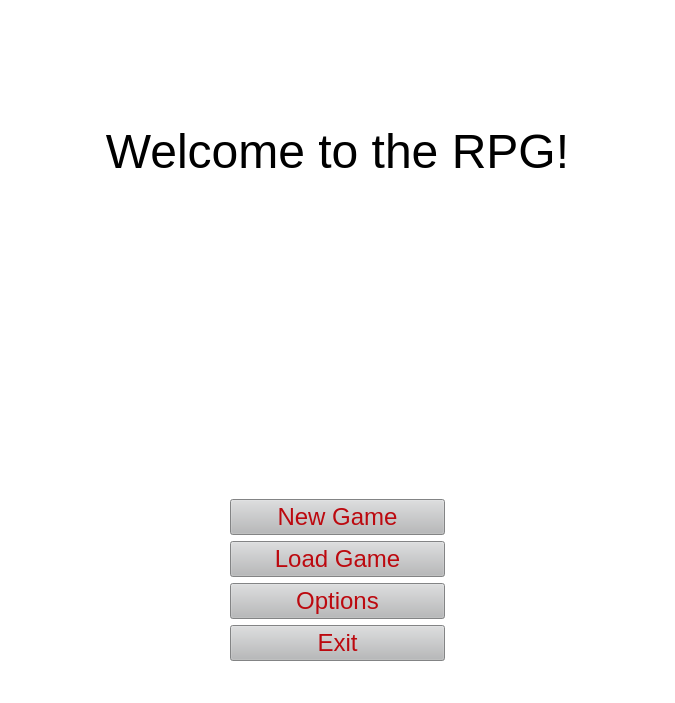
<?xml version="1.0" encoding="UTF-8"?>
<ui version="4.0">
 <class>MainWindow</class>
 <widget class="QMainWindow" name="MainWindow">
  <property name="geometry">
   <rect>
    <x>0</x>
    <y>0</y>
    <width>675</width>
    <height>703</height>
   </rect>
  </property>
  <property name="sizePolicy">
   <sizepolicy hsizetype="Preferred" vsizetype="Preferred">
    <horstretch>0</horstretch>
    <verstretch>0</verstretch>
   </sizepolicy>
  </property>
  <property name="windowTitle">
   <string>MainWindow</string>
  </property>
  <property name="styleSheet">
   <string notr="true">font: 24px;
background-color: white;</string>
  </property>
  <widget class="QWidget" name="centralwidget">
   <layout class="QGridLayout" name="gridLayout">
    <item row="1" column="1">
     <widget class="QPushButton" name="btnNewGame">
      <property name="styleSheet">
       <string notr="true">background-color: #b8b9ba;
color: #bc090f;</string>
      </property>
      <property name="text">
       <string>New Game</string>
      </property>
     </widget>
    </item>
    <item row="4" column="1">
     <widget class="QPushButton" name="btnExit">
      <property name="styleSheet">
       <string notr="true">background-color: #b8b9ba;
color: #bc090f;</string>
      </property>
      <property name="text">
       <string>Exit</string>
      </property>
     </widget>
    </item>
    <item row="2" column="1">
     <widget class="QPushButton" name="btnLoadGame">
      <property name="styleSheet">
       <string notr="true">background-color: #b8b9ba;
color: #bc090f;</string>
      </property>
      <property name="text">
       <string>Load Game</string>
      </property>
     </widget>
    </item>
    <item row="3" column="1">
     <widget class="QPushButton" name="btnOptions">
      <property name="styleSheet">
       <string notr="true">background-color: #b8b9ba;
color: #bc090f;</string>
      </property>
      <property name="text">
       <string>Options</string>
      </property>
     </widget>
    </item>
    <item row="0" column="0" colspan="3">
     <widget class="QTextBrowser" name="mainTxtWindow">
      <property name="styleSheet">
       <string notr="true">border: none;</string>
      </property>
      <property name="html">
       <string>&lt;!DOCTYPE HTML PUBLIC &quot;-//W3C//DTD HTML 4.0//EN&quot; &quot;http://www.w3.org/TR/REC-html40/strict.dtd&quot;&gt;
&lt;html&gt;&lt;head&gt;&lt;meta name=&quot;qrichtext&quot; content=&quot;1&quot; /&gt;&lt;style type=&quot;text/css&quot;&gt;
p, li { white-space: pre-wrap; }
&lt;/style&gt;&lt;/head&gt;&lt;body style=&quot; font-family:'MS Shell Dlg 2'; font-size:24px; font-weight:400; font-style:normal;&quot;&gt;
&lt;p align=&quot;center&quot; style=&quot;-qt-paragraph-type:empty; margin-top:0px; margin-bottom:0px; margin-left:0px; margin-right:0px; -qt-block-indent:0; text-indent:0px;&quot;&gt;&lt;br /&gt;&lt;/p&gt;
&lt;p align=&quot;center&quot; style=&quot;-qt-paragraph-type:empty; margin-top:0px; margin-bottom:0px; margin-left:0px; margin-right:0px; -qt-block-indent:0; text-indent:0px; font-size:36pt;&quot;&gt;&lt;br /&gt;&lt;/p&gt;
&lt;p align=&quot;center&quot; style=&quot;-qt-paragraph-type:empty; margin-top:0px; margin-bottom:0px; margin-left:0px; margin-right:0px; -qt-block-indent:0; text-indent:0px;&quot;&gt;&lt;br /&gt;&lt;/p&gt;
&lt;p align=&quot;center&quot; style=&quot; margin-top:0px; margin-bottom:0px; margin-left:0px; margin-right:0px; -qt-block-indent:0; text-indent:0px;&quot;&gt;&lt;span style=&quot; font-size:36pt;&quot;&gt;Welcome to the RPG!&lt;/span&gt;&lt;/p&gt;&lt;/body&gt;&lt;/html&gt;</string>
      </property>
     </widget>
    </item>
   </layout>
  </widget>
  <widget class="QStatusBar" name="statusbar"/>
 </widget>
 <resources/>
 <connections/>
</ui>
